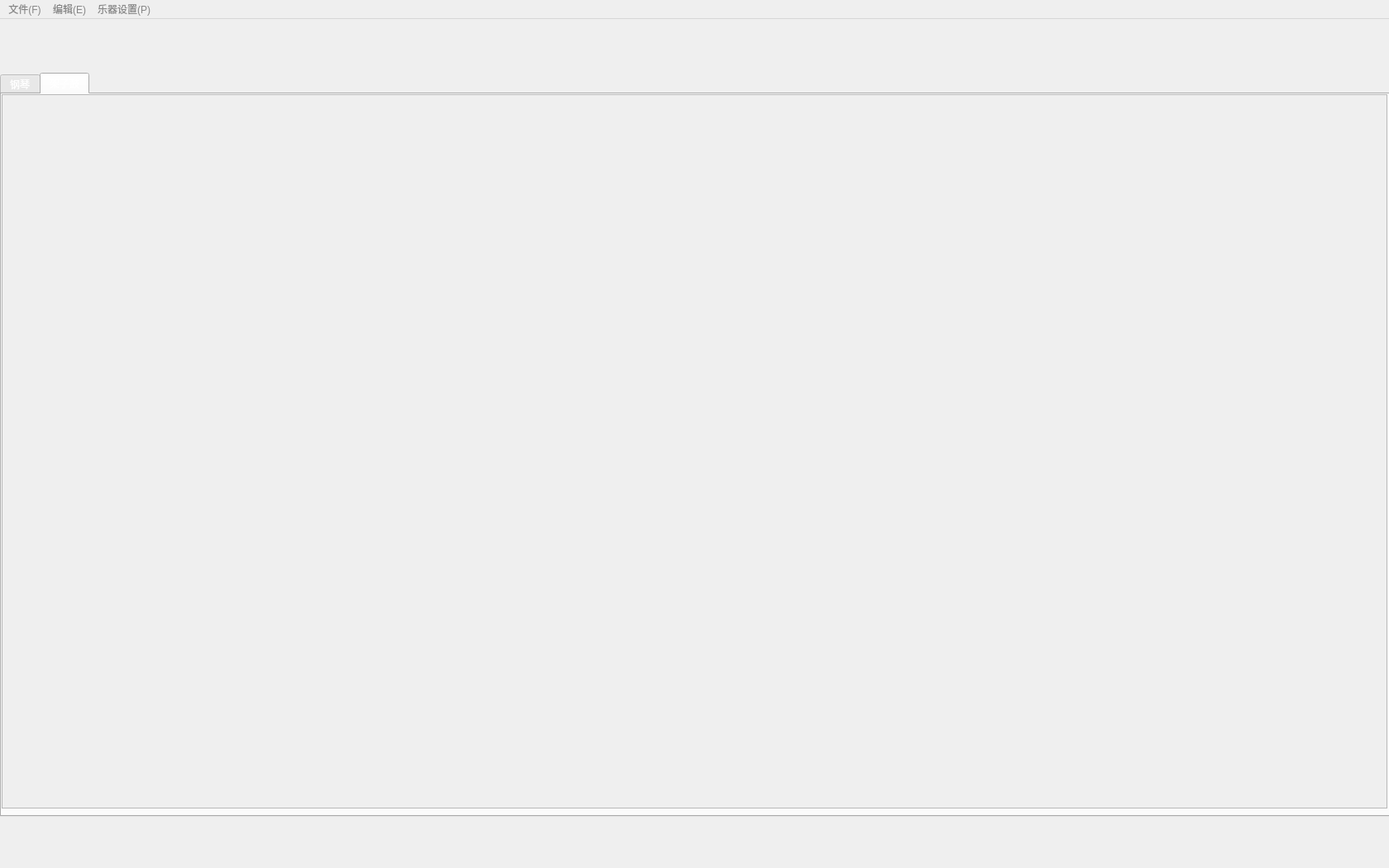
<?xml version="1.0" encoding="UTF-8"?>
<ui version="4.0">
 <class>MainWindow</class>
 <widget class="QMainWindow" name="MainWindow">
  <property name="enabled">
   <bool>true</bool>
  </property>
  <property name="geometry">
   <rect>
    <x>0</x>
    <y>0</y>
    <width>1680</width>
    <height>1050</height>
   </rect>
  </property>
  <property name="focusPolicy">
   <enum>Qt::StrongFocus</enum>
  </property>
  <property name="windowTitle">
   <string>MainWindow</string>
  </property>
  <property name="styleSheet">
   <string notr="true">color: rgb(135, 135, 135);</string>
  </property>
  <widget class="QWidget" name="centralwidget">
   <property name="mouseTracking">
    <bool>true</bool>
   </property>
   <widget class="QWidget" name="verticalLayoutWidget">
    <property name="geometry">
     <rect>
      <x>0</x>
      <y>0</y>
      <width>1682</width>
      <height>1031</height>
     </rect>
    </property>
    <layout class="QVBoxLayout" name="verticalLayout">
     <item>
      <layout class="QVBoxLayout" name="scoreVerticalLayout"/>
     </item>
     <item>
      <widget class="QTabWidget" name="instrumentTabWidget">
       <property name="sizePolicy">
        <sizepolicy hsizetype="Preferred" vsizetype="Preferred">
         <horstretch>0</horstretch>
         <verstretch>0</verstretch>
        </sizepolicy>
       </property>
       <property name="minimumSize">
        <size>
         <width>1680</width>
         <height>900</height>
        </size>
       </property>
       <property name="maximumSize">
        <size>
         <width>10000</width>
         <height>900</height>
        </size>
       </property>
       <property name="sizeIncrement">
        <size>
         <width>1</width>
         <height>1</height>
        </size>
       </property>
       <property name="baseSize">
        <size>
         <width>600</width>
         <height>400</height>
        </size>
       </property>
       <property name="mouseTracking">
        <bool>true</bool>
       </property>
       <property name="focusPolicy">
        <enum>Qt::NoFocus</enum>
       </property>
       <property name="contextMenuPolicy">
        <enum>Qt::ActionsContextMenu</enum>
       </property>
       <property name="toolTip">
        <string>&lt;html&gt;&lt;head/&gt;&lt;body&gt;&lt;p&gt;乐器界面&lt;/p&gt;&lt;/body&gt;&lt;/html&gt;</string>
       </property>
       <property name="styleSheet">
        <string>color: rgb(255, 255, 255);</string>
       </property>
       <property name="currentIndex">
        <number>1</number>
       </property>
       <property name="movable">
        <bool>true</bool>
       </property>
       <widget class="QWidget" name="pianoTab">
        <property name="enabled">
         <bool>true</bool>
        </property>
        <property name="sizePolicy">
         <sizepolicy hsizetype="Fixed" vsizetype="Preferred">
          <horstretch>100</horstretch>
          <verstretch>0</verstretch>
         </sizepolicy>
        </property>
        <property name="mouseTracking">
         <bool>true</bool>
        </property>
        <attribute name="title">
         <string>钢琴</string>
        </attribute>
        <widget class="QScrollArea" name="pianoScrollArea">
         <property name="geometry">
          <rect>
           <x>0</x>
           <y>0</y>
           <width>1676</width>
           <height>601</height>
          </rect>
         </property>
         <property name="widgetResizable">
          <bool>false</bool>
         </property>
         <widget class="QWidget" name="pianoScrollAreaWidgetContents">
          <property name="geometry">
           <rect>
            <x>0</x>
            <y>0</y>
            <width>4398</width>
            <height>589</height>
           </rect>
          </property>
         </widget>
        </widget>
       </widget>
       <widget class="QWidget" name="drumkitTab">
        <property name="enabled">
         <bool>true</bool>
        </property>
        <property name="sizePolicy">
         <sizepolicy hsizetype="Expanding" vsizetype="Expanding">
          <horstretch>0</horstretch>
          <verstretch>0</verstretch>
         </sizepolicy>
        </property>
        <property name="mouseTracking">
         <bool>true</bool>
        </property>
        <attribute name="title">
         <string>架子鼓</string>
        </attribute>
        <widget class="QScrollArea" name="scrollArea">
         <property name="geometry">
          <rect>
           <x>0</x>
           <y>0</y>
           <width>1676</width>
           <height>864</height>
          </rect>
         </property>
         <property name="widgetResizable">
          <bool>true</bool>
         </property>
         <widget class="QWidget" name="drumScrollAreaWidgetContents">
          <property name="geometry">
           <rect>
            <x>0</x>
            <y>0</y>
            <width>1674</width>
            <height>862</height>
           </rect>
          </property>
         </widget>
        </widget>
       </widget>
      </widget>
     </item>
    </layout>
   </widget>
  </widget>
  <widget class="QMenuBar" name="menubar">
   <property name="geometry">
    <rect>
     <x>0</x>
     <y>0</y>
     <width>1680</width>
     <height>24</height>
    </rect>
   </property>
   <widget class="QMenu" name="fileMenu">
    <property name="title">
     <string>文件(F)</string>
    </property>
    <addaction name="newAction"/>
    <addaction name="deleteAction"/>
    <addaction name="openAction"/>
    <addaction name="saveAction"/>
   </widget>
   <widget class="QMenu" name="editMenu">
    <property name="title">
     <string>编辑(E)</string>
    </property>
    <addaction name="separator"/>
    <addaction name="fullAction"/>
    <addaction name="halfAction"/>
    <addaction name="quarterAction"/>
    <addaction name="eighthAction"/>
    <addaction name="sixteenthAction"/>
    <addaction name="restAction"/>
   </widget>
   <widget class="QMenu" name="settingMenu">
    <property name="title">
     <string>乐器设置(P)</string>
    </property>
    <addaction name="pianoAction"/>
    <addaction name="volumeAction"/>
    <addaction name="metronomeAction"/>
    <addaction name="metronomeSettingAction"/>
   </widget>
   <addaction name="fileMenu"/>
   <addaction name="editMenu"/>
   <addaction name="settingMenu"/>
  </widget>
  <action name="newAction">
   <property name="text">
    <string>新的工程 (Ctrl + N)</string>
   </property>
  </action>
  <action name="saveAction">
   <property name="text">
    <string>保存 (Ctrl + S)</string>
   </property>
  </action>
  <action name="openAction">
   <property name="text">
    <string>打开文件 (Ctrl + O)</string>
   </property>
  </action>
  <action name="pianoAction">
   <property name="checkable">
    <bool>false</bool>
   </property>
   <property name="checked">
    <bool>false</bool>
   </property>
   <property name="text">
    <string>键位设置(P)</string>
   </property>
  </action>
  <action name="drumAction">
   <property name="text">
    <string>架子鼓键位设置(D)</string>
   </property>
  </action>
  <action name="metronomeAction">
   <property name="checkable">
    <bool>true</bool>
   </property>
   <property name="checked">
    <bool>false</bool>
   </property>
   <property name="enabled">
    <bool>true</bool>
   </property>
   <property name="text">
    <string>节拍器开启/关闭(Alt + M)</string>
   </property>
   <property name="priority">
    <enum>QAction::HighPriority</enum>
   </property>
  </action>
  <action name="volumeAction">
   <property name="text">
    <string>音量设置(Ctrl +V)</string>
   </property>
  </action>
  <action name="metronomeSettingAction">
   <property name="text">
    <string>节拍器设置(Ctrl+M)</string>
   </property>
  </action>
  <action name="deleteAction">
   <property name="text">
    <string>删除工程 (Ctrl + D)</string>
   </property>
  </action>
  <action name="fullAction">
   <property name="checkable">
    <bool>true</bool>
   </property>
   <property name="text">
    <string>全音符 （Alt + F)</string>
   </property>
  </action>
  <action name="halfAction">
   <property name="checkable">
    <bool>true</bool>
   </property>
   <property name="text">
    <string>半音符 (Alt + H)</string>
   </property>
  </action>
  <action name="quarterAction">
   <property name="checkable">
    <bool>true</bool>
   </property>
   <property name="text">
    <string>四分音符 (Alt + Q)</string>
   </property>
  </action>
  <action name="eighthAction">
   <property name="checkable">
    <bool>true</bool>
   </property>
   <property name="text">
    <string>八分音符 (Alt + E)</string>
   </property>
  </action>
  <action name="sixteenthAction">
   <property name="checkable">
    <bool>true</bool>
   </property>
   <property name="text">
    <string>十六分音符 （Alt + S)</string>
   </property>
  </action>
  <action name="restAction">
   <property name="checkable">
    <bool>true</bool>
   </property>
   <property name="text">
    <string>休止 (Alt + R)</string>
   </property>
  </action>
  <action name="playFromStartAction">
   <property name="text">
    <string>从头播放当前乐谱 (Alt + O)</string>
   </property>
  </action>
 </widget>
 <resources/>
 <connections/>
</ui>
